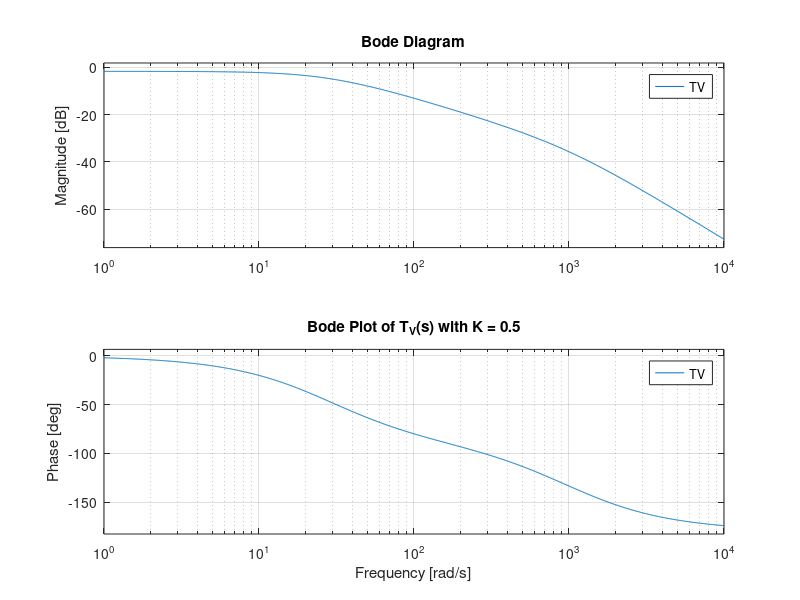

Source code (MATLAB): (Note: this script raises an error after producing the figure.)
%Explore system bandwidth with velocity control of a DC motor using a
%simple proportional control.
%
%Christopher Lum
%lum@uw.edu

%Version History
%05/09/19: Created
%05/10/19: Continued working
%05/14/19: Updated documentation
%01/07/25: Updated documentation

clear
clc
close all

%Define plant (see previous script/lecture for deriving velocity TF)
GV_num = [46163];
GV_den = [1 1021 4845];

GV = tf(GV_num,GV_den);

%Define controller (use K = 0.5 and 5.5)
K = 0.5;
CV_num = [K];
CV_den = [1];
CV = tf(CV_num,CV_den);

%Get the closed loop transfer function (note the use of minreal, otherwise
%there are poles/zeros that are not canceled.  See YouTube video at
%https://youtu.be/LQf2Vd-frsA)
TV = minreal(CV*GV/(1+CV*GV))

figure
bode(TV)
grid on
title(['Bode Plot of T_V(s) with K = ',num2str(K)])

%Simulate with Simulink to illustrate behavior
uiopen('bandwidth_model.slx', 1)